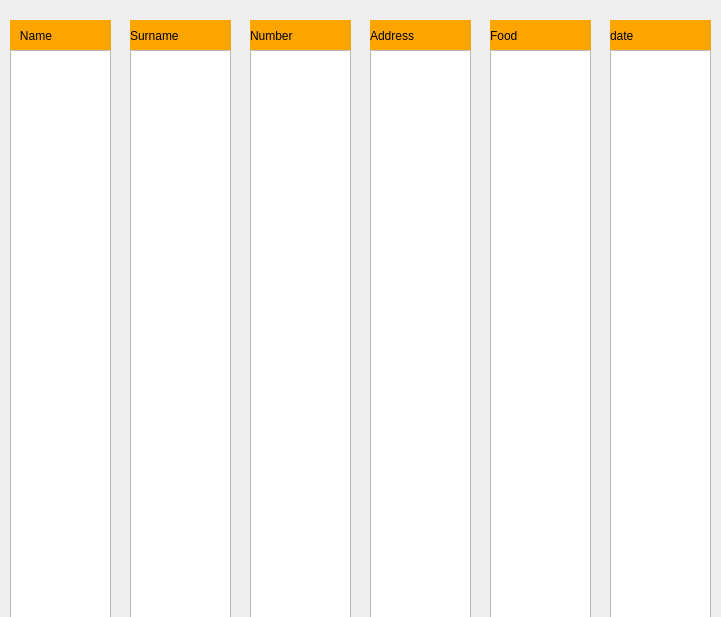
<?xml version="1.0" encoding="UTF-8"?>
<ui version="4.0">
 <class>Form</class>
 <widget class="QWidget" name="Form">
  <property name="geometry">
   <rect>
    <x>0</x>
    <y>0</y>
    <width>721</width>
    <height>617</height>
   </rect>
  </property>
  <property name="windowTitle">
   <string>Form</string>
  </property>
  <widget class="QLabel" name="label">
   <property name="geometry">
    <rect>
     <x>10</x>
     <y>20</y>
     <width>101</width>
     <height>31</height>
    </rect>
   </property>
   <property name="styleSheet">
    <string notr="true">font: 81 11pt &quot;Rockwell Extra Bold&quot;;
background-color: orange ;
border-radius : 20px ;</string>
   </property>
   <property name="text">
    <string>   Name</string>
   </property>
  </widget>
  <widget class="QLabel" name="label_2">
   <property name="geometry">
    <rect>
     <x>130</x>
     <y>20</y>
     <width>101</width>
     <height>31</height>
    </rect>
   </property>
   <property name="styleSheet">
    <string notr="true">font: 81 11pt &quot;Rockwell Extra Bold&quot;;
background-color: orange ;
border-radius : 20px ;</string>
   </property>
   <property name="text">
    <string>Surname</string>
   </property>
  </widget>
  <widget class="QLabel" name="label_3">
   <property name="geometry">
    <rect>
     <x>250</x>
     <y>20</y>
     <width>101</width>
     <height>31</height>
    </rect>
   </property>
   <property name="styleSheet">
    <string notr="true">font: 81 11pt &quot;Rockwell Extra Bold&quot;;
background-color: orange ;
border-radius : 20px ;</string>
   </property>
   <property name="text">
    <string>Number</string>
   </property>
  </widget>
  <widget class="QLabel" name="label_4">
   <property name="geometry">
    <rect>
     <x>370</x>
     <y>20</y>
     <width>101</width>
     <height>31</height>
    </rect>
   </property>
   <property name="styleSheet">
    <string notr="true">font: 81 11pt &quot;Rockwell Extra Bold&quot;;
background-color: orange ;
border-radius : 20px ;</string>
   </property>
   <property name="text">
    <string>Address</string>
   </property>
  </widget>
  <widget class="QLabel" name="label_5">
   <property name="geometry">
    <rect>
     <x>490</x>
     <y>20</y>
     <width>101</width>
     <height>31</height>
    </rect>
   </property>
   <property name="styleSheet">
    <string notr="true">font: 81 11pt &quot;Rockwell Extra Bold&quot;;
background-color: orange ;
border-radius : 20px ;</string>
   </property>
   <property name="text">
    <string>Food</string>
   </property>
  </widget>
  <widget class="QListWidget" name="name">
   <property name="geometry">
    <rect>
     <x>10</x>
     <y>50</y>
     <width>101</width>
     <height>571</height>
    </rect>
   </property>
  </widget>
  <widget class="QListWidget" name="number">
   <property name="geometry">
    <rect>
     <x>250</x>
     <y>50</y>
     <width>101</width>
     <height>571</height>
    </rect>
   </property>
  </widget>
  <widget class="QListWidget" name="surname">
   <property name="geometry">
    <rect>
     <x>130</x>
     <y>50</y>
     <width>101</width>
     <height>571</height>
    </rect>
   </property>
  </widget>
  <widget class="QListWidget" name="address">
   <property name="geometry">
    <rect>
     <x>370</x>
     <y>50</y>
     <width>101</width>
     <height>571</height>
    </rect>
   </property>
  </widget>
  <widget class="QListWidget" name="food">
   <property name="geometry">
    <rect>
     <x>490</x>
     <y>50</y>
     <width>101</width>
     <height>571</height>
    </rect>
   </property>
  </widget>
  <widget class="QLabel" name="date">
   <property name="geometry">
    <rect>
     <x>610</x>
     <y>20</y>
     <width>101</width>
     <height>31</height>
    </rect>
   </property>
   <property name="styleSheet">
    <string notr="true">font: 81 11pt &quot;Rockwell Extra Bold&quot;;
background-color: orange ;
border-radius : 20px ;</string>
   </property>
   <property name="text">
    <string>date</string>
   </property>
  </widget>
  <widget class="QListWidget" name="time">
   <property name="geometry">
    <rect>
     <x>610</x>
     <y>50</y>
     <width>101</width>
     <height>571</height>
    </rect>
   </property>
  </widget>
 </widget>
 <resources/>
 <connections/>
</ui>
